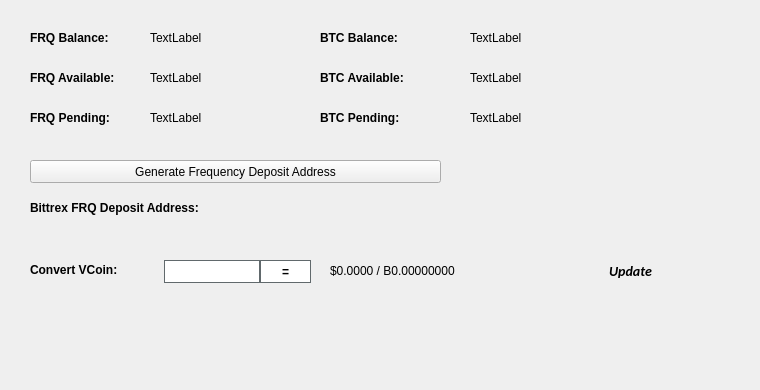
   <widget class="QWidget" name="BalanceTab">
    <attribute name="title">
     <string>Balance</string>
    </attribute>
    <widget class="QLabel" name="BitcoinBalanceLabel">
     <property name="geometry">
      <rect>
       <x>470</x>
       <y>30</y>
       <width>150</width>
       <height>16</height>
      </rect>
     </property>
     <property name="text">
      <string>TextLabel</string>
     </property>
    </widget>
    <widget class="QLabel" name="FRQBalanceLabel">
     <property name="geometry">
      <rect>
       <x>150</x>
       <y>30</y>
       <width>150</width>
       <height>16</height>
      </rect>
     </property>
     <property name="text">
      <string>TextLabel</string>
     </property>
    </widget>
    <widget class="QLabel" name="label_11">
     <property name="geometry">
      <rect>
       <x>30</x>
       <y>30</y>
       <width>101</width>
       <height>16</height>
      </rect>
     </property>
     <property name="font">
      <font>
       <weight>75</weight>
       <bold>true</bold>
      </font>
     </property>
     <property name="text">
      <string>FRQ Balance:</string>
     </property>
    </widget>
    <widget class="QLabel" name="label_12">
     <property name="geometry">
      <rect>
       <x>320</x>
       <y>30</y>
       <width>101</width>
       <height>16</height>
      </rect>
     </property>
     <property name="font">
      <font>
       <weight>75</weight>
       <bold>true</bold>
      </font>
     </property>
     <property name="text">
      <string>BTC Balance:</string>
     </property>
    </widget>
    <widget class="QLabel" name="FRQAvailableLabel_2">
     <property name="geometry">
      <rect>
       <x>150</x>
       <y>70</y>
       <width>150</width>
       <height>16</height>
      </rect>
     </property>
     <property name="text">
      <string>TextLabel</string>
     </property>
    </widget>
    <widget class="QLabel" name="label_13">
     <property name="geometry">
      <rect>
       <x>30</x>
       <y>70</y>
       <width>111</width>
       <height>16</height>
      </rect>
     </property>
     <property name="font">
      <font>
       <weight>75</weight>
       <bold>true</bold>
      </font>
     </property>
     <property name="text">
      <string>FRQ Available:</string>
     </property>
    </widget>
    <widget class="QLabel" name="label_14">
     <property name="geometry">
      <rect>
       <x>30</x>
       <y>110</y>
       <width>101</width>
       <height>16</height>
      </rect>
     </property>
     <property name="font">
      <font>
       <weight>75</weight>
       <bold>true</bold>
      </font>
     </property>
     <property name="text">
      <string>FRQ Pending:</string>
     </property>
    </widget>
    <widget class="QLabel" name="FRQPendingLabel">
     <property name="geometry">
      <rect>
       <x>150</x>
       <y>110</y>
       <width>150</width>
       <height>16</height>
      </rect>
     </property>
     <property name="text">
      <string>TextLabel</string>
     </property>
    </widget>
    <widget class="QLabel" name="label_15">
     <property name="geometry">
      <rect>
       <x>320</x>
       <y>70</y>
       <width>111</width>
       <height>16</height>
      </rect>
     </property>
     <property name="font">
      <font>
       <weight>75</weight>
       <bold>true</bold>
      </font>
     </property>
     <property name="text">
      <string>BTC Available:</string>
     </property>
    </widget>
    <widget class="QLabel" name="BitcoinAvailableLabel">
     <property name="geometry">
      <rect>
       <x>470</x>
       <y>70</y>
       <width>150</width>
       <height>16</height>
      </rect>
     </property>
     <property name="text">
      <string>TextLabel</string>
     </property>
    </widget>
    <widget class="QLabel" name="label_31">
     <property name="geometry">
      <rect>
       <x>320</x>
       <y>110</y>
       <width>111</width>
       <height>16</height>
      </rect>
     </property>
     <property name="font">
      <font>
       <weight>75</weight>
       <bold>true</bold>
      </font>
     </property>
     <property name="text">
      <string>BTC Pending:</string>
     </property>
    </widget>
    <widget class="QLabel" name="BitcoinPendingLabel">
     <property name="geometry">
      <rect>
       <x>470</x>
       <y>110</y>
       <width>150</width>
       <height>16</height>
      </rect>
     </property>
     <property name="text">
      <string>TextLabel</string>
     </property>
    </widget>
    <widget class="QLabel" name="label_33">
     <property name="geometry">
      <rect>
       <x>30</x>
       <y>200</y>
       <width>221</width>
       <height>16</height>
      </rect>
     </property>
     <property name="font">
      <font>
       <weight>75</weight>
       <bold>true</bold>
      </font>
     </property>
     <property name="text">
      <string>Bittrex FRQ Deposit Address:</string>
     </property>
    </widget>
    <widget class="QPushButton" name="GenDepositBTN">
     <property name="geometry">
      <rect>
       <x>30</x>
       <y>160</y>
       <width>411</width>
       <height>23</height>
      </rect>
     </property>
     <property name="text">
      <string>Generate Frequency Deposit Address</string>
     </property>
     <property name="icon">
      <iconset resource="../frequency.qrc">
       <normaloff>:/icons/bitcoin</normaloff>:/icons/bitcoin</iconset>
     </property>
    </widget>
    <widget class="QLabel" name="DepositAddressLabel">
     <property name="geometry">
      <rect>
       <x>200</x>
       <y>200</y>
       <width>261</width>
       <height>16</height>
      </rect>
     </property>
     <property name="palette">
      <palette>
       <active>
        <colorrole role="WindowText">
         <brush brushstyle="SolidPattern">
          <color alpha="255">
           <red>0</red>
           <green>0</green>
           <blue>0</blue>
          </color>
         </brush>
        </colorrole>
        <colorrole role="Text">
         <brush brushstyle="SolidPattern">
          <color alpha="255">
           <red>0</red>
           <green>0</green>
           <blue>255</blue>
          </color>
         </brush>
        </colorrole>
       </active>
       <inactive>
        <colorrole role="WindowText">
         <brush brushstyle="SolidPattern">
          <color alpha="255">
           <red>0</red>
           <green>0</green>
           <blue>0</blue>
          </color>
         </brush>
        </colorrole>
        <colorrole role="Text">
         <brush brushstyle="SolidPattern">
          <color alpha="255">
           <red>0</red>
           <green>0</green>
           <blue>255</blue>
          </color>
         </brush>
        </colorrole>
       </inactive>
       <disabled>
        <colorrole role="WindowText">
         <brush brushstyle="SolidPattern">
          <color alpha="255">
           <red>120</red>
           <green>120</green>
           <blue>120</blue>
          </color>
         </brush>
        </colorrole>
        <colorrole role="Text">
         <brush brushstyle="SolidPattern">
          <color alpha="255">
           <red>120</red>
           <green>120</green>
           <blue>120</blue>
          </color>
         </brush>
        </colorrole>
       </disabled>
      </palette>
     </property>
     <property name="font">
      <font>
       <weight>75</weight>
       <bold>true</bold>
      </font>
     </property>
     <property name="text">
      <string/>
     </property>
     <property name="alignment">
      <set>Qt::AlignRight|Qt::AlignTrailing|Qt::AlignVCenter</set>
     </property>
     <property name="textInteractionFlags">
      <set>Qt::LinksAccessibleByMouse|Qt::TextSelectableByKeyboard|Qt::TextSelectableByMouse</set>
     </property>
    </widget>
    <widget class="QLabel" name="label_8">
     <property name="geometry">
      <rect>
       <x>460</x>
       <y>300</y>
       <width>281</width>
       <height>81</height>
      </rect>
     </property>
     <property name="text">
      <string/>
     </property>
     <property name="pixmap">
      <pixmap>:/images/bittrex</pixmap>
     </property>
    </widget>
    <widget class="QWidget" name="widgetConversion" native="true">
     <property name="geometry">
      <rect>
       <x>0</x>
       <y>250</y>
       <width>751</width>
       <height>43</height>
      </rect>
     </property>
     <property name="minimumSize">
      <size>
       <width>0</width>
       <height>43</height>
      </size>
     </property>
     <property name="styleSheet">
      <string notr="true"/>
     </property>
     <widget class="QPushButton" name="btnUpdateMarketData">
      <property name="geometry">
       <rect>
        <x>575</x>
        <y>0</y>
        <width>111</width>
        <height>41</height>
       </rect>
      </property>
      <property name="sizePolicy">
       <sizepolicy hsizetype="Expanding" vsizetype="Expanding">
        <horstretch>0</horstretch>
        <verstretch>0</verstretch>
       </sizepolicy>
      </property>
      <property name="font">
       <font>
        <family>calibri</family>
        <pointsize>-1</pointsize>
        <weight>75</weight>
        <italic>true</italic>
        <bold>true</bold>
       </font>
      </property>
      <property name="styleSheet">
       <string notr="true">margin:0px;text-align:center;padding:2px;border-radius:3px;font-style:italic;width:100px;font-size:14px;font-family:calibri;font-weight:600;</string>
      </property>
      <property name="text">
       <string>Update</string>
      </property>
      <property name="iconSize">
       <size>
        <width>150</width>
        <height>35</height>
       </size>
      </property>
      <property name="autoDefault">
       <bool>true</bool>
      </property>
      <property name="default">
       <bool>true</bool>
      </property>
     </widget>
     <widget class="QLabel" name="lblConvertVCoin">
      <property name="geometry">
       <rect>
        <x>30</x>
        <y>10</y>
        <width>131</width>
        <height>20</height>
       </rect>
      </property>
      <property name="styleSheet">
       <string notr="true"/>
      </property>
      <property name="text">
       <string>&lt;html&gt;&lt;head/&gt;&lt;body&gt;&lt;p&gt;&lt;span style=&quot; font-weight:600;&quot;&gt;Convert VCoin:&lt;/span&gt;&lt;/p&gt;&lt;/body&gt;&lt;/html&gt;</string>
      </property>
     </widget>
     <widget class="QLineEdit" name="txtConvertVCoinQty">
      <property name="geometry">
       <rect>
        <x>160</x>
        <y>10</y>
        <width>100</width>
        <height>23</height>
       </rect>
      </property>
      <property name="minimumSize">
       <size>
        <width>100</width>
        <height>23</height>
       </size>
      </property>
      <property name="maximumSize">
       <size>
        <width>100</width>
        <height>16777215</height>
       </size>
      </property>
      <property name="styleSheet">
       <string notr="true">border: 1px solid #61696c;margin-left:4px;</string>
      </property>
     </widget>
     <widget class="QPushButton" name="btnConvertFrequency">
      <property name="geometry">
       <rect>
        <x>260</x>
        <y>10</y>
        <width>51</width>
        <height>23</height>
       </rect>
      </property>
      <property name="minimumSize">
       <size>
        <width>0</width>
        <height>23</height>
       </size>
      </property>
      <property name="styleSheet">
       <string notr="true">border:1px solid #61696c;background:white;font-weight:600;</string>
      </property>
      <property name="text">
       <string>=</string>
      </property>
     </widget>
     <widget class="QLabel" name="lblConvertVCoinResults">
      <property name="geometry">
       <rect>
        <x>330</x>
        <y>0</y>
        <width>201</width>
        <height>41</height>
       </rect>
      </property>
      <property name="styleSheet">
       <string notr="true"/>
      </property>
      <property name="text">
       <string>$0.0000 / B0.00000000</string>
      </property>
     </widget>
     <widget class="QLabel" name="iconOverviewUpdateWait">
      <property name="geometry">
       <rect>
        <x>670</x>
        <y>10</y>
        <width>24</width>
        <height>24</height>
       </rect>
      </property>
      <property name="text">
       <string/>
      </property>
      <property name="pixmap">
       <pixmap resource="../frequency.qrc">:/icons/transaction_1</pixmap>
      </property>
      <property name="scaledContents">
       <bool>true</bool>
      </property>
      <property name="alignment">
       <set>Qt::AlignCenter</set>
      </property>
     </widget>
    </widget>
   </widget>
